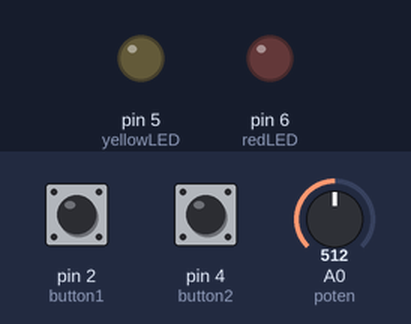
Simulated run of this sketch. Board: Arduino Uno, built with avr-gcc and run on an emulated ATmega328P. Parts: output pins drawn as LEDs (lit = HIGH). The test bench sets the inputs (shaded band); at power-on: pin 2 (button1) LOW, pin 4 (button2) LOW, A0 (poten) = 512. What the sketch prints to the serial monitor is not drawn.

Above: at 0.1 s.
At 10.1 s:
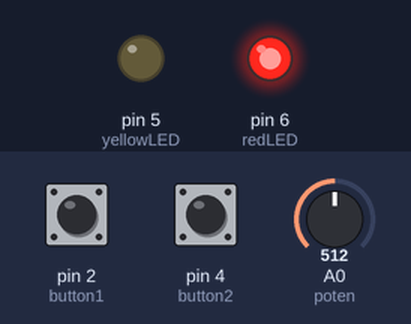
Timing chart, 0 to 11.6 s (numbered marks = the images above):
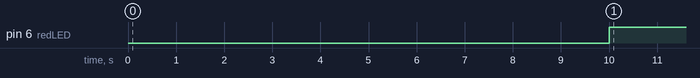

Measured:
- by itself, pin 6 (redLED): LOW → HIGH at 10.0 s

The sketch:

HW11.ino
```cpp
// set constants for buttons, potentiometer, and LED lights
const int button1 = 2;
const int button2 = 4;
const int poten = A0;
const int redLED = 6;
const int yellowLED = 5;

// setup of initial conditions
unsigned long startTime = 0; // set atrt time to an integer 0
bool potenTurn = false; // potentiometer has not been turned
bool buttonPress1 = false; //button 1 has not been pressed
bool buttonPress2 = false; //button 2 has not been pressed

// setup inputs and  outputs
void setup() {
  pinMode(button1, INPUT);
  pinMode(button2, INPUT);
  pinMode(redLED, OUTPUT);
  pinMode(yellowLED, OUTPUT);
  Serial.begin(9600);
}

void loop() {
  unsigned long currentTime = millis();

  int buttonRead1 = digitalRead(button1);
  int buttonRead2 = digitalRead(button2);
  int potenRead = analogRead(poten);


  if (!buttonPress2 && buttonRead2 == HIGH && (currentTime - startTime < 10000)) { // if button 2 is pressed and time is less than 10 seconds
    buttonPress2 = true;
    startTime = currentTime;
  }

  if (!potenTurn && buttonPress2 && (currentTime - startTime < 10000)) { // if potenetimeter is truned to max and button 2 is true and time is less than 10 seconds
    if (potenRead >= 1023) {
      potenTurn = true;
      // add time
    }
  }

  if (buttonPress2 && potenTurn && buttonRead1 == HIGH && (currentTime - startTime < 10000)) { // if button 1 is pressed and potenetimeter and button 2 are true and time is less than 10 seconds
    buttonPress1 = true;
  }

  if (buttonPress2 && potenTurn && buttonPress1) { // if all cases are true
    digitalWrite(yellowLED, HIGH); // shine yellow LED not red
    digitalWrite(redLED, LOW);
  } else if (currentTime - startTime > 10000) {
    digitalWrite(yellowLED, LOW); // shine red LED not yellow
    digitalWrite(redLED, HIGH);
  }

Serial.println(String(buttonPress2) + " " + potenTurn + " " + buttonPress1 );
  delay(2);
}
```
